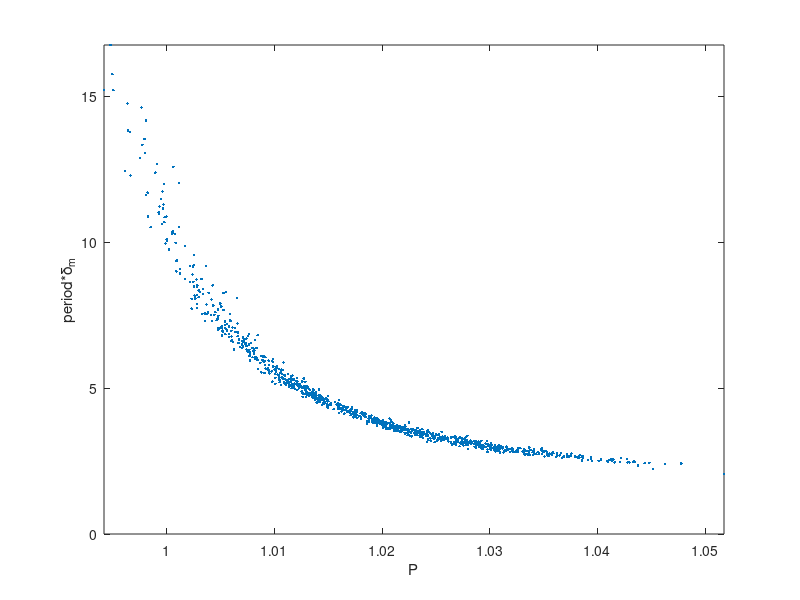
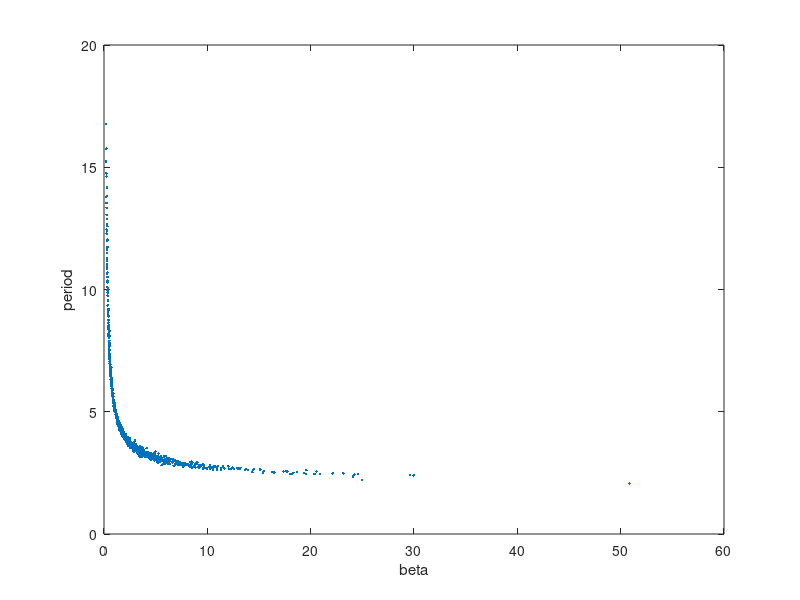

The MATLAB script that drew these images, in order:
%% PCA HAL cube sampling

clear all
close all
clc

load('N1000_scale2.0_dataSet20.mat','params','Aperiod','Bperiod')
period = (Aperiod+Bperiod).*params(:,2)';
clear Aperiod Bperiod

k = params(period>0,:);
beta = k(:,1).*k(:,3).*k(:,4)./(k(:,5).*k(:,2).^2);
per = period(period>0);
clear period params

N = length(per);

%% Permute the measured periods randomly to break the correlation
% To test the algorithm on a similar non-correlated data set

%per = per(randperm(N));

%%

data = log([k' ; per]);
data = data - mean(data,2)*ones(1,N);
data = data ./ (std(data,0,2)*ones(1,N));

covarianceMat = cov(data');
[V,D] = eig(covarianceMat);
%[eigVec, ~, eigVal] = pca(data');

n = D(1,1).*V(1:end-1,1);

p = prod(k .^ (ones(N,1) * n'),2);

figure(1)
clf
plot(p,per,'.')
xlabel('P')
ylabel('period*\delta_m')
axis([min(p) max(p) 0 max(per)])

figure(2)
clf
plot(beta,per,'.')
xlabel('beta')
ylabel('period')